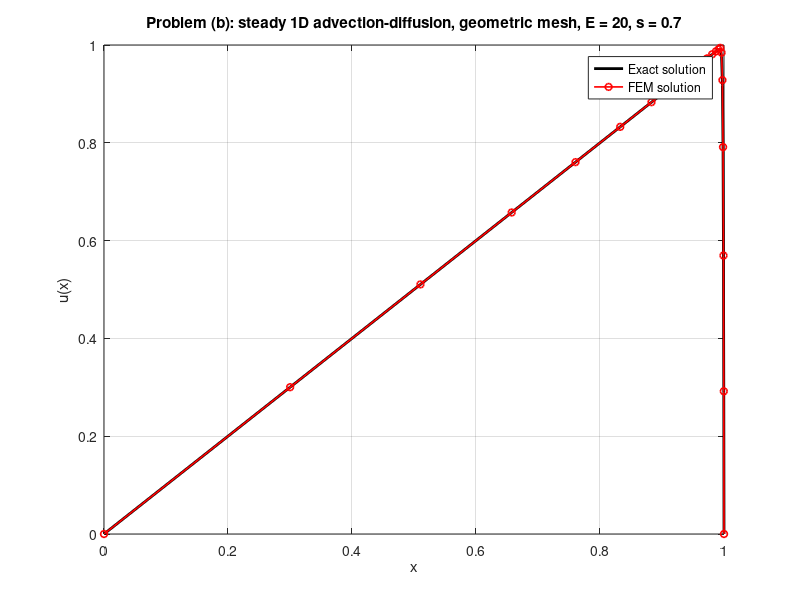
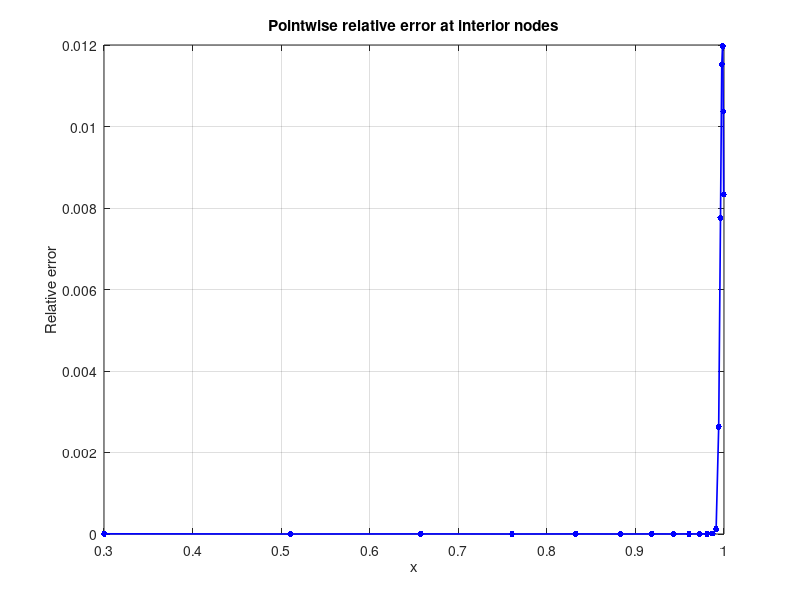
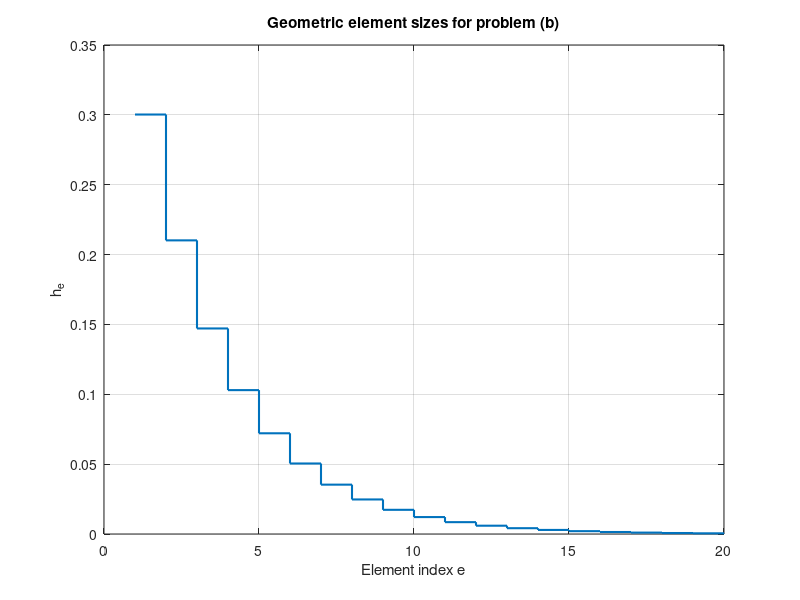

These figures' MATLAB source, in order:
clear; clc; close all;

%% Parameters
L  = 1.0;
c  = 1.0;
nu = 1.0e-3;
f  = 1.0;
E  = 20;          % number of elements
s  = 0.7;         % geometric scale factor

%% Construct nonuniform geometric mesh
% Element lengths: L_e = L1 * s^(e-1), e=1,...,E
% with sum_{e=1}^E L_e = L
L1 = L * (1 - s) / (1 - s^E);

h = zeros(E,1);
for e = 1:E
    h(e) = L1 * s^(e-1);
end

x = zeros(E+1,1);
for e = 1:E
    x(e+1) = x(e) + h(e);
end

%% Assemble global matrices
N = E + 1;                 % total number of nodes
A = sparse(N, N);          % diffusion stiffness matrix
C = sparse(N, N);          % advection matrix
F = zeros(N, 1);           % load vector

for e = 1:E
    he = h(e);
    idx = [e, e+1];        % global node indices of element e

    % Local matrices for linear FEM
    Ae = (1/he) * [ 1, -1;
                   -1,  1];

    Ce = (c/2) * [-1,  1;
                  -1,  1];

    Fe = f * (he/2) * [1; 1];

    % Assembly
    A(idx, idx) = A(idx, idx) + Ae;
    C(idx, idx) = C(idx, idx) + Ce;
    F(idx)      = F(idx)      + Fe;
end

%% Apply homogeneous Dirichlet BC: u(0)=u(1)=0
I = 2:N-1;                 % interior DOFs
K = nu * A(I, I) + C(I, I);
rhs = F(I);

%% Solve linear system
u = zeros(N,1);
u(I) = K \ rhs;

%% Exact solution
% Stable formula:
% u(x) = (f/c) * [ x - (exp(-c*(L-x)/nu) - exp(-c*L/nu)) / (1-exp(-c*L/nu)) ]
u_exact = (f/c) * ( x ...
          - (exp(-c*(L - x)/nu) - exp(-c*L/nu)) / (1 - exp(-c*L/nu)) );

%% Pointwise relative error at interior nodes
rel_err = abs(u(I) - u_exact(I)) ./ abs(u_exact(I));
[maxRelErr, kmax] = max(rel_err);
xmax = x(I(kmax));

%% Print results
fprintf('Problem (b): nonuniform geometric mesh, E = %d, s = %.2f\n', E, s);
fprintf('Largest element size  h1   = %.12e\n', h(1));
fprintf('Smallest element size hE   = %.12e\n', h(end));
fprintf('Maximum nodal pointwise relative error = %.12e\n', maxRelErr);
fprintf('Occurs at x = %.12f\n', xmax);
fprintf('u_h(x)     = %.12e\n', u(I(kmax)));
fprintf('u_exact(x) = %.12e\n', u_exact(I(kmax)));

%% Plot solution
figure;
plot(x, u_exact, 'k-', 'LineWidth', 2); hold on;
plot(x, u, 'ro-', 'LineWidth', 1.2, 'MarkerSize', 5);
grid on;
xlabel('x');
ylabel('u(x)');
title('Problem (b): steady 1D advection-diffusion, geometric mesh, E = 20, s = 0.7');
legend('Exact solution', 'FEM solution', 'Location', 'best');

%% Plot pointwise relative error
figure;
plot(x(I), rel_err, 'b.-', 'LineWidth', 1.2, 'MarkerSize', 14);
grid on;
xlabel('x');
ylabel('Relative error');
title('Pointwise relative error at interior nodes');

%% Plot mesh spacing distribution (optional but helpful)
figure;
stairs(1:E, h, 'LineWidth', 1.5);
grid on;
xlabel('Element index e');
ylabel('h_e');
title('Geometric element sizes for problem (b)');
